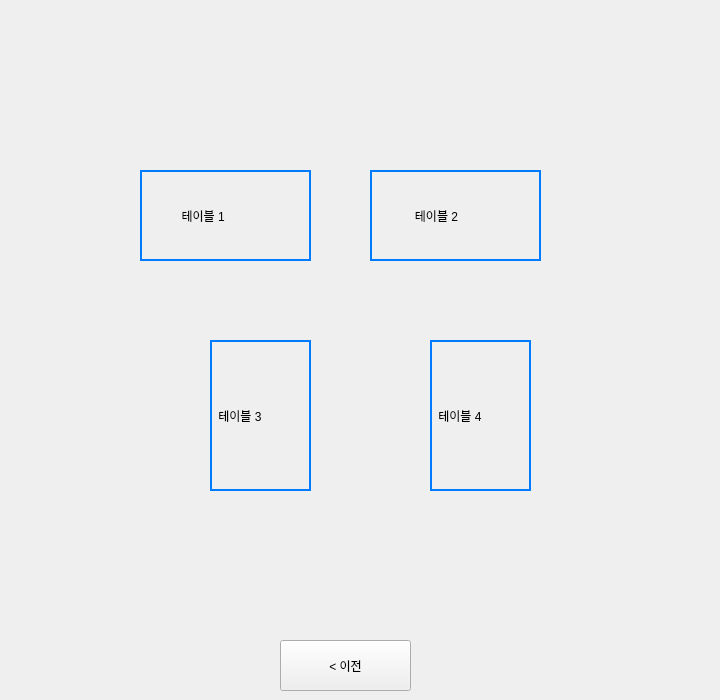
    <widget class="QWidget" name="page_7">
     <widget class="QLabel" name="label_7">
      <property name="geometry">
       <rect>
        <x>-20</x>
        <y>-10</y>
        <width>711</width>
        <height>631</height>
       </rect>
      </property>
      <property name="text">
       <string/>
      </property>
      <property name="pixmap">
       <pixmap>../Downloads/Group 53.png</pixmap>
      </property>
      <property name="scaledContents">
       <bool>true</bool>
      </property>
     </widget>
     <widget class="QLabel" name="label_8">
      <property name="geometry">
       <rect>
        <x>140</x>
        <y>170</y>
        <width>171</width>
        <height>91</height>
       </rect>
      </property>
      <property name="styleSheet">
       <string notr="true">border: 2px solid #007bff; /* 파란색 테두리 */</string>
      </property>
      <property name="text">
       <string>           테이블 1</string>
      </property>
     </widget>
     <widget class="QLabel" name="label_9">
      <property name="geometry">
       <rect>
        <x>370</x>
        <y>170</y>
        <width>171</width>
        <height>91</height>
       </rect>
      </property>
      <property name="styleSheet">
       <string notr="true">border: 2px solid #007bff; /* 파란색 테두리 */</string>
      </property>
      <property name="text">
       <string>            테이블 2</string>
      </property>
     </widget>
     <widget class="QLabel" name="label_10">
      <property name="geometry">
       <rect>
        <x>210</x>
        <y>340</y>
        <width>101</width>
        <height>151</height>
       </rect>
      </property>
      <property name="styleSheet">
       <string notr="true">border: 2px solid #007bff; /* 파란색 테두리 */</string>
      </property>
      <property name="text">
       <string> 테이블 3</string>
      </property>
     </widget>
     <widget class="QLabel" name="label_11">
      <property name="geometry">
       <rect>
        <x>430</x>
        <y>340</y>
        <width>101</width>
        <height>151</height>
       </rect>
      </property>
      <property name="styleSheet">
       <string notr="true">border: 2px solid #007bff; /* 파란색 테두리 */</string>
      </property>
      <property name="text">
       <string> 테이블 4</string>
      </property>
     </widget>
     <widget class="QPushButton" name="pushButton_10">
      <property name="geometry">
       <rect>
        <x>280</x>
        <y>640</y>
        <width>131</width>
        <height>51</height>
       </rect>
      </property>
      <property name="text">
       <string>&lt; 이전</string>
      </property>
     </widget>
     <zorder>label_7</zorder>
     <zorder>label_9</zorder>
     <zorder>label_8</zorder>
     <zorder>label_10</zorder>
     <zorder>label_11</zorder>
     <zorder>pushButton_10</zorder>
    </widget>
